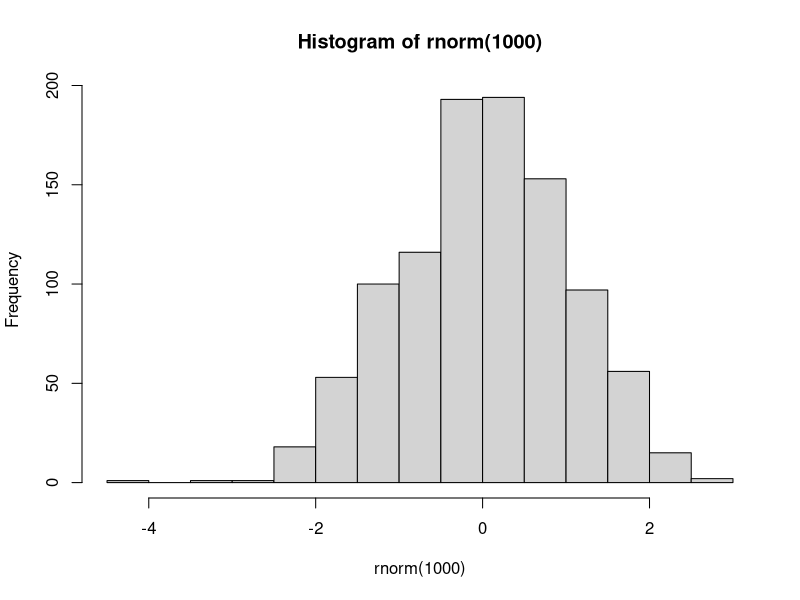

This chart was generated by the following R code:
## ---- chunk 1
hist(rnorm(1000))
